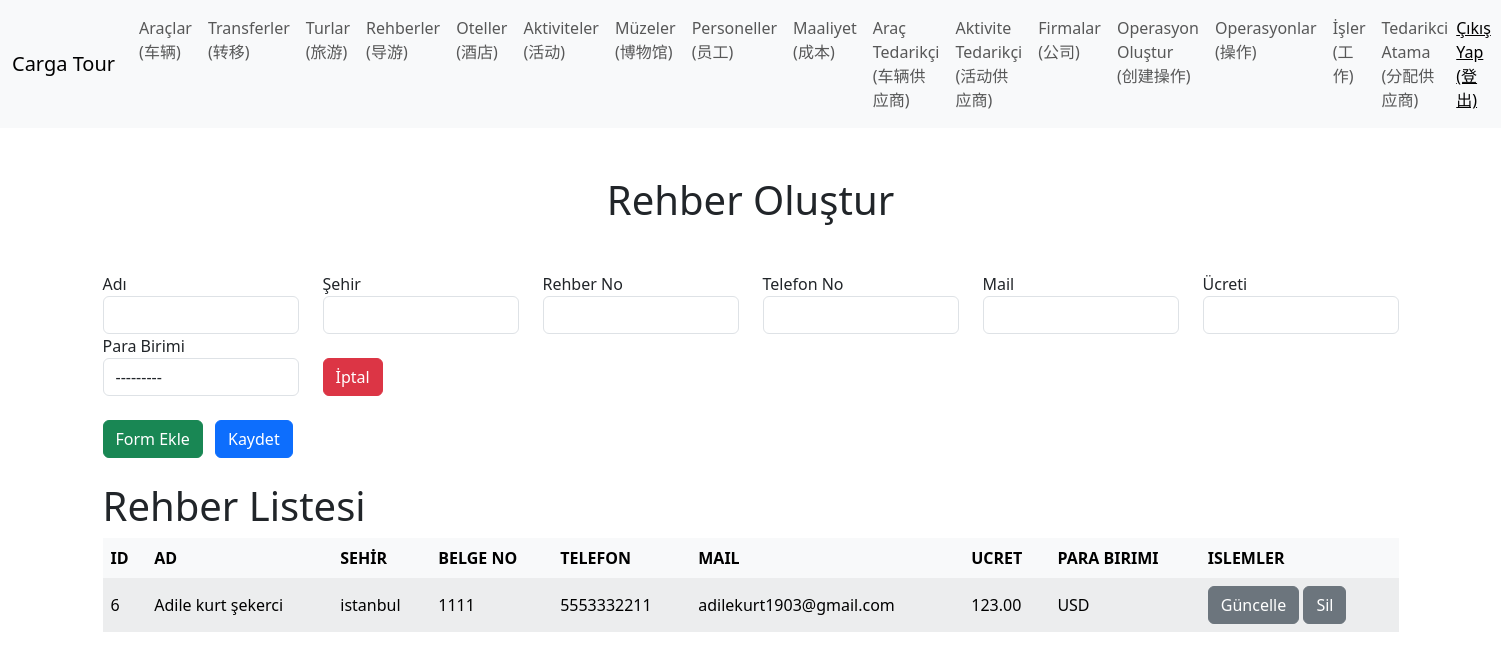
The app's page /guide/ (signed in) with its own data.
### TourManager/models.py (models this page shows, shortened)
class Guide(models.Model):
    CURRENCY_CHOICES = (
        ('TL', 'TL'),
        ('USD', 'USD'),
        ('EUR', 'EUR'),
    )
    company=models.ForeignKey(Sirket, verbose_name="Sirket", on_delete=models.CASCADE)
    name = models.CharField(verbose_name="Adı", max_length=155)
    city = models.CharField(verbose_name="Şehir", max_length=155)
    document_no = models.CharField(verbose_name="Rehber No", max_length=155)
    phone = models.CharField(verbose_name="Telefon No", max_length=155)
    mail = models.CharField(verbose_name="Mail", max_length=155)
    price = models.DecimalField(verbose_name="Ücreti", max_digits=10, decimal_places=2)
    currency = models.CharField(max_length=3, choices=CURRENCY_CHOICES, verbose_name="Para Birimi")

### TourManager/views.py (the view)
# urls.py: path('guide/', guide, name='guide'),
def guide(request):
    requestPersonel = Personel.objects.get(user = request.user)
    sirket = requestPersonel.company
    context={
        'title' : 'Rehber',
        'createtitle' : 'Rehber Oluştur',
        'listTitle' : 'Rehber Listesi',
        'createUrl' : 'create_guide',
        'deleteUrl' : 'delete_guide',
        'form' : GuideForm(),
        'guides' : Guide.objects.filter(company = sirket)
    }
    return render(request, 'tour/guide.html', context)

### TourManager/forms.py
class GuideForm(forms.ModelForm):
    class Meta:
        model = Guide
        fields = ['name', 'city', 'document_no', 'phone', 'mail', 'price', 'currency']
        widgets = {
            'name': forms.TextInput(attrs={'class': 'form-control'}),
            'city': forms.TextInput(attrs={'class': 'form-control'}),
            'document_no': forms.TextInput(attrs={'class': 'form-control'}),
            'phone': forms.TextInput(attrs={'class': 'form-control'}),
            'mail': forms.EmailInput(attrs={'class': 'form-control'}),
            'price': forms.NumberInput(attrs={'class': 'form-control'}),
            'currency': forms.Select(attrs={'class': 'form-control'}),
        }

### TourManager/templates/tour/guide.html
{% extends "tour/base.html" %}
{% block content %}
<h1 class="text-center my-5">{{ createtitle }}</h1>
<div id="forms">
    {% include 'tour/partials/guide-form.html' %}
</div>
<button class="btn btn-success my-4 me-2" hx-get="{% url createUrl %}" hx-target="#forms" hx-swap="beforeend">Form Ekle</button>
<button type="button" class="btn btn-primary my-4"  id="submit-all">Kaydet</button>
<h1> {{ listTitle }}</h1>
<div style="overflow-x: auto;">
<table class="table table-striped table-hover table-borderless table-light align-middle">
    <thead>
        <tr>
            <th>ID</th>
            <th>AD</th>
            <th>SEHİR</th>
            <th>BELGE NO</th>
            <th>TELEFON</th>
            <th>MAIL</th>
            <th>UCRET</th>
            <th>PARA BIRIMI</th>
            <th>ISLEMLER</th>
        </tr>
    </thead>
    <tbody id="guide-list">
        {% for guide in guides %}
            {% include "tour/partials/guide-list.html" %}
        {% endfor %}
    </tbody>
</table>
</div>
{% endblock content %}

### TourManager/templates/tour/partials/guide-list.html
<tr id="guide-{{ guide.id }}"  hx-swap="outerHTML swap:.5s" target="this">
    <td>{{ guide.id }}</td>
    <td>{{ guide.name }}</td>
    <td>{{ guide.city }}</td>
    <td>{{ guide.document_no }}</td>
    <td>{{ guide.phone }}</td>
    <td>{{ guide.mail }}</td>
    <td>{{ guide.price }}</td>
    <td>{{ guide.currency }}</td>
    <td>
        <button class="btn btn-secondary" hx-get="{% url 'edit_guide' guide.id %}" hx-target="#guide-{{ guide.id }}" hx-swap="outerHTML swap:.5s">
            Güncelle
        </button>
        <button class="btn btn-secondary" hx-delete="{% url 'delete_guide' guide.id %}" hx-confirm="Silmek istediğine emin misin?" hx-target="#guide-{{ guide.id }}">Sil</button>
    </td>
</tr>

### records on screen
Guide: id "6", name "Adile kurt şekerci", city "istanbul", document_no "1111", phone "5553332211", mail "adilekurt1903@gmail.com", price "123.00", currency "USD"

### other values on screen
{{ createtitle }} "Rehber Oluştur"
{{ listTitle }} "Rehber Listesi"
